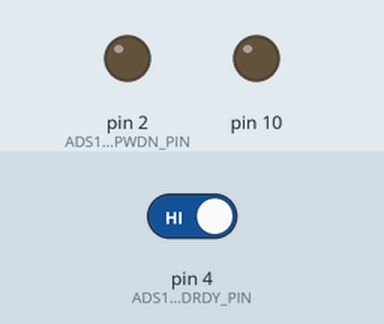
Bench run of a sketch on a simulated Arduino Uno, built with avr-gcc and run on an emulated ATmega328P. On the bench: output pins drawn as LEDs (lit = HIGH). The test bench sets the inputs (shaded band); at power-on: pin 4 (ADS1292_DRDY_PIN) HIGH. Pins used as bus, display or sensor lines are not drawn; what the sketch prints to the serial monitor is not drawn.

Above: at 0.1 s.
At 2.11 s:
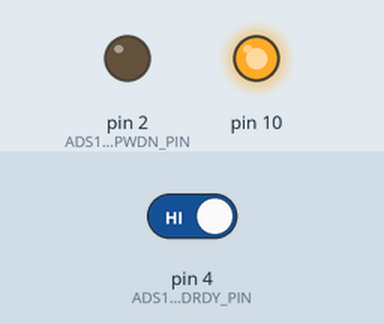
At 4.2 s:
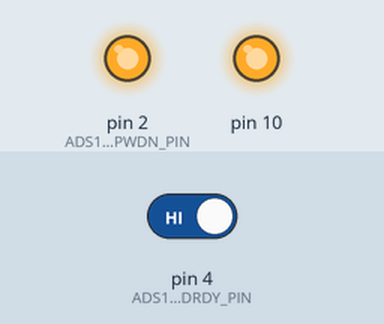
4.3 s: pin 4 (ADS1292_DRDY_PIN) driven LOW
Timing chart, 0 to 7.3 s (numbered marks = the images above; inputs shaded):
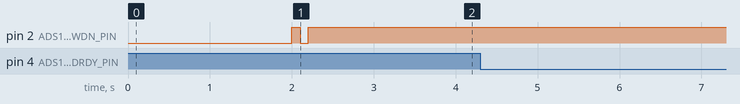

The sketch:

ADS1292_ESP8266_channeldata.ino
```cpp
// (licence header left out)
#include "ads1292r.h"
#include <SPI.h>
ads1292r ADS1292;

// for storing the channel data
unsigned long channelData[2];

// get the data from the chip
// and store it in channelData
void ADS1292_UpdateChannelData()
{
   uint8 i, j, tmp;

   digitalWrite(ADS1292_CS_PIN, LOW);

   // read 3 byte status register (1100 + LOFF_STAT[4:0] + GPIO[1:0] + 13 '0's)
   tmp = SPI.transfer(0xFF);
   tmp = SPI.transfer(0xFF);
   tmp = SPI.transfer(0xFF);

   // read the channel data
   for(i = 0; i < 2; i++)
   {
      channelData[i] = 0;

      // read 24 bits of channel data in 3 byte chunks
      for(j = 0; j < 3; j++)
      {
         tmp = SPI.transfer(0xFF);  // get one byte
         channelData[i] = ((channelData[i]) << 8) | tmp; //shift the data by a byte and add the new byte
      }

      // convert 3 byte 2's complement to 4 byte 2's complement
      if((channelData[i] >> 23) == 1)
      {
         channelData[i] |= 0xFF000000;
      }
      else
      {
         channelData[i] &= 0x00FFFFFF;
      }
   }

   digitalWrite(ADS1292_CS_PIN, HIGH);
}

void setup() {
  delay(2000);
  // initalize the  data ready and chip select pins:
  pinMode(ADS1292_DRDY_PIN, INPUT);  //6
  pinMode(ADS1292_CS_PIN, OUTPUT);    //7
  pinMode(ADS1292_START_PIN, OUTPUT);  //5
  pinMode(ADS1292_PWDN_PIN, OUTPUT);  //4

  Serial.begin(115200);  // Baudrate for serial communica

  ADS1292.ads1292_Init();  //initalize ADS1292 slave

  Serial.println("Initiliziation is done");
}

bool transmitOn = true;

void loop() {

  if(transmitOn){
         if((digitalRead(ADS1292_DRDY_PIN)) == LOW) // new data available
         {
              ADS1292_UpdateChannelData();
//              Serial.println(channelData[0]);   // send channel 1 data///
              Serial.println(channelData[1]);   // send channel 2 data//
         }
      }

}
```

ads1292r.cpp
```cpp
// (licence header left out)
// Updated by: Deepak Khatri
// Date: 13th April 2020
// https://deepaklorkhatri007.github.io/

#include <Arduino.h>
#include "ads1292r.h"
#include <SPI.h>

char* ads1292r::ads1292_Read_Data()
{

   static char SPI_Dummy_Buff[10];

   digitalWrite(ADS1292_CS_PIN, LOW);

	for (int i = 0; i < 9; ++i)
	{
		SPI_Dummy_Buff[i] = SPI.transfer(CONFIG_SPI_MASTER_DUMMY);

	}

    digitalWrite(ADS1292_CS_PIN, HIGH);

	return SPI_Dummy_Buff;
}

void ads1292r::ads1292_Init()
{
  // start the SPI library:
  SPI.begin();
  SPI.setBitOrder(MSBFIRST);
  //CPOL = 0, CPHA = 1
  SPI.setDataMode(SPI_MODE1);
  // Selecting 1Mhz clock for SPI
  SPI.setClockDivider(SPI_CLOCK_DIV16);

  ads1292_Reset();
  delay(100);
  ads1292_Disable_Start();
  ads1292_Enable_Start();

  ads1292_Hard_Stop();
  ads1292_Start_Data_Conv_Command();
  ads1292_Soft_Stop();
  delay(50);
  ads1292_Stop_Read_Data_Continuous();					// SDATAC command
  delay(300);

  ads1292_Reg_Write(ADS1292_REG_CONFIG1, 0x00); 		//Set sampling rate to 125 SPS
  delay(10);
  ads1292_Reg_Write(ADS1292_REG_CONFIG2, 0b10100000);	//Lead-off comp off, test signal disabled
  delay(10);
  ads1292_Reg_Write(ADS1292_REG_LOFF, 0b00010000);		//Lead-off defaults
  delay(10);
  ads1292_Reg_Write(ADS1292_REG_CH1SET, 0b01100000);	//Ch 1 enabled, gain 6, connected to electrode in
  delay(10);
  ads1292_Reg_Write(ADS1292_REG_CH2SET, 0b01100000);	//Ch 2 enabled, gain 6, connected to electrode in
//  delay(10);
//  ads1292_Reg_Write(ADS1292_REG_RLDSENS, 0b00101100);	//RLD settings: fmod/16, RLD enabled, RLD inputs from Ch2 only
//  delay(10);
//  ads1292_Reg_Write(ADS1292_REG_LOFFSENS, 0x00);		//LOFF settings: all disabled
//  delay(10);
//														//Skip register 8, LOFF Settings default
//  ads1292_Reg_Write(ADS1292_REG_RESP1, 0b11110010);		//Respiration: MOD/DEMOD turned only, phase 0
//  delay(10);
//  ads1292_Reg_Write(ADS1292_REG_RESP2, 0b00000011);		//Respiration: Calib OFF, respiration freq defaults


   // RLDREF signal (AVDD – AVSS) / 2 generated internally
   // calibration on
   ads1292_Reg_Write(ADS1292_REG_RESP2, 0x83);

   // enable RLD buffer
   ads1292_Reg_Write(ADS1292_REG_RLDSENS, 0x20);

   // init the remaining registers with default values
   ads1292_Reg_Write(ADS1292_REG_LOFF, 0x10);
   ads1292_Reg_Write(ADS1292_REG_LOFFSENS, 0x00);
   ads1292_Reg_Write(ADS1292_REG_LOFFSTAT, 0x00);
   ads1292_Reg_Write(ADS1292_REG_RESP1, 0x02);
   ads1292_Reg_Write(ADS1292_REG_GPIO, 0x00);

  delay(10);
  ads1292_Start_Read_Data_Continuous();
  delay(10);
  ads1292_Enable_Start();
}

void ads1292r::ads1292_Reset()
{
  digitalWrite(ADS1292_PWDN_PIN, HIGH);
  delay(100);					// Wait 100 mSec
  digitalWrite(ADS1292_PWDN_PIN, LOW);
  delay(100);
  digitalWrite(ADS1292_PWDN_PIN, HIGH);
  delay(100);
}

void ads1292r::ads1292_Disable_Start()
{
  digitalWrite(ADS1292_START_PIN, LOW);
  delay(20);
}

void ads1292r::ads1292_Enable_Start()
{
  digitalWrite(ADS1292_START_PIN, HIGH);
  delay(20);
}

void ads1292r::ads1292_Hard_Stop (void)
{
  digitalWrite(ADS1292_START_PIN, LOW);
  delay(100);
}


void ads1292r::ads1292_Start_Data_Conv_Command (void)
{
  ads1292_SPI_Command_Data(START);					// Send 0x08 to the ADS1x9x
}

void ads1292r::ads1292_Soft_Stop (void)
{
  ads1292_SPI_Command_Data(STOP);                   // Send 0x0A to the ADS1x9x
}

void ads1292r::ads1292_Start_Read_Data_Continuous (void)
{
  ads1292_SPI_Command_Data(RDATAC);					// Send 0x10 to the ADS1x9x
}

void ads1292r::ads1292_Stop_Read_Data_Continuous (void)
{
  ads1292_SPI_Command_Data(SDATAC);					// Send 0x11 to the ADS1x9x
}

void ads1292r::ads1292_SPI_Command_Data(unsigned char data_in)
{
  byte data[1];
  //data[0] = data_in;
  digitalWrite(ADS1292_CS_PIN, LOW);
  delay(2);
  digitalWrite(ADS1292_CS_PIN, HIGH);
  delay(2);
  digitalWrite(ADS1292_CS_PIN, LOW);
  delay(2);
  SPI.transfer(data_in);
  delay(2);
  digitalWrite(ADS1292_CS_PIN, HIGH);
}

//Sends a write command to SCP1000
void ads1292r::ads1292_Reg_Write (unsigned char READ_WRITE_ADDRESS, unsigned char DATA)
{
  switch (READ_WRITE_ADDRESS)
  {
    case 1:
            DATA = DATA & 0x87;
	    break;
    case 2:
            DATA = DATA & 0xFB;
	    DATA |= 0x80;
	    break;
    case 3:
	    DATA = DATA & 0xFD;
	    DATA |= 0x10;
	    break;
    case 7:
	    DATA = DATA & 0x3F;
	    break;
    case 8:
    	    DATA = DATA & 0x5F;
	    break;
    case 9:
	    DATA |= 0x02;
	    break;
    case 10:
	    DATA = DATA & 0x87;
	    DATA |= 0x01;
	    break;
    case 11:
	    DATA = DATA & 0x0F;
	    break;
    default:
	    break;
  }

  // now combine the register address and the command into one byte:
  byte dataToSend = READ_WRITE_ADDRESS | WREG;

   digitalWrite(ADS1292_CS_PIN, LOW);
   delay(2);
   digitalWrite(ADS1292_CS_PIN, HIGH);
   delay(2);
  // take the chip select low to select the device:
  digitalWrite(ADS1292_CS_PIN, LOW);
  delay(2);
  SPI.transfer(dataToSend); //Send register location
  SPI.transfer(0x00);		//number of register to wr
  SPI.transfer(DATA);		//Send value to record into register

  delay(2);
  // take the chip select high to de-select:
  digitalWrite(ADS1292_CS_PIN, HIGH);
}
```

ads1292r.h
```cpp
// (licence header left out)
// Updated by: Deepak Khatri
// Date: 13th April 2020
// https://deepaklorkhatri007.github.io/

#ifndef ads1292r_h
#define ads1292r_h

#include "Arduino.h"

#define CONFIG_SPI_MASTER_DUMMY   0xFF

// Register Read Commands
#define  RREG    0x20;		//Read n nnnn registers starting at address r rrrr
                                //first byte 001r rrrr (2xh)(2) - second byte 000n nnnn(2)
#define WREG    0x40;		//Write n nnnn registers starting at address r rrrr
                                //first byte 010r rrrr (2xh)(2) - second byte 000n nnnn(2)

#define START		0x08		//Start/restart (synchronize) conversions
#define STOP		0x0A		//Stop conversion
#define RDATAC      0x10		//Enable Read Data Continuous mode.

//This mode is the default mode at power-up.
#define SDATAC		0x11		//Stop Read Data Continuously mode
#define RDATA		0x12		//Read data by command; supports multiple read back.

//Pin declartion the other you need are controlled by the SPI library
const int ADS1292_DRDY_PIN = 4;
const int ADS1292_CS_PIN = 5;
const int ADS1292_START_PIN = 0;
const int ADS1292_PWDN_PIN = 2;

//register address
#define ADS1292_REG_ID			0x00
#define ADS1292_REG_CONFIG1		0x01
#define ADS1292_REG_CONFIG2		0x02
#define ADS1292_REG_LOFF		0x03
#define ADS1292_REG_CH1SET		0x04
#define ADS1292_REG_CH2SET		0x05
#define ADS1292_REG_RLDSENS		0x06
#define ADS1292_REG_LOFFSENS    0x07
#define ADS1292_REG_LOFFSTAT    0x08
#define ADS1292_REG_RESP1	    0x09
#define ADS1292_REG_RESP2	    0x0A
#define ADS1292_REG_GPIO          0x0B


class ads1292r
{
  public:
    static void ads1292_Init(void);
    static void ads1292_Reset(void);
	static void ads1292_Reg_Write (unsigned char READ_WRITE_ADDRESS, unsigned char DATA);
	static void ads1292_Reg_Read (unsigned char READ_WRITE_ADDRESS);
    static void ads1292_SPI_Command_Data(unsigned char data_in);
    static void ads1292_Disable_Start(void);
    static void ads1292_Enable_Start(void);
    static void ads1292_Hard_Stop (void);
    static void ads1292_Start_Data_Conv_Command (void);
    static void ads1292_Soft_Stop (void);
    static void ads1292_Start_Read_Data_Continuous (void);
    static void ads1292_Stop_Read_Data_Continuous (void);
    static char* ads1292_Read_Data(void);

};

#endif
```
